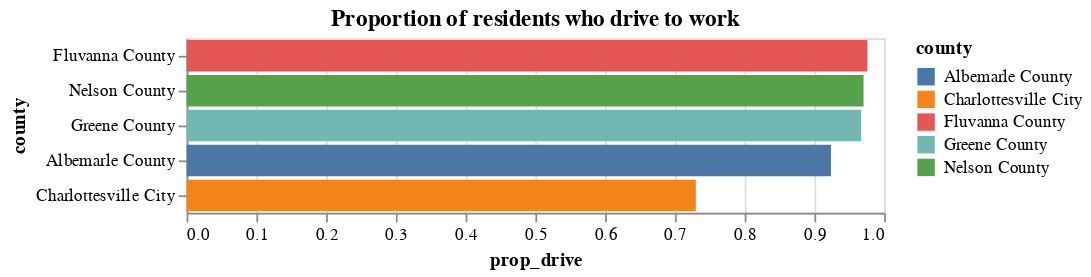

Source (notebook cell):
### Code cell
commute_mode_county_bar = commute_mode_county_wide.drop(labels="geometry", axis=1)
alt.Chart(commute_mode_county_bar[commute_mode_county_bar["county"].isin(CVILLE_MSA_COUNTIES.values())]).mark_bar().encode(
    y=alt.X("county:N", sort="-x"),
    x=alt.Y("prop_drive:Q"),
    color="county:N",
    tooltip="prop_drive:Q",
).properties(
    title="Proportion of residents who drive to work",
)

### Figure 1 — Vega-Lite specification as saved in the notebook (floating-point values rounded to 4 significant figures)
{"config": {"view": {"continuousWidth": 400, "continuousHeight": 300}}, "data": {"name": "data-8be8c0de91a83ad0fb11dbca8e3880df"}, "mark": "bar", "encoding": {"color": {"field": "county", "type": "nominal"}, "tooltip": {"field": "prop_drive", "type": "quantitative"}, "x": {"field": "prop_drive", "type": "quantitative"}, "y": {"field": "county", "sort": "-x", "type": "nominal"}}, "title": "Proportion of residents who drive to work", "$schema": "https://vega.github.io/schema/vega-lite/v4.17.0.json", "datasets": {"data-8be8c0de91a83ad0fb11dbca8e3880df": [{"name": "Albemarle County, Virginia", "B08006_001E": 52400.0, "B08006_002E": 44300.0, "B08006_017E": 4435.0, "county": "Albemarle County", "prop_drive": 0.9237}, {"name": "Charlottesville city, Virginia", "B08006_001E": 24740.0, "B08006_002E": 16800.0, "B08006_017E": 1737.0, "county": "Charlottesville City", "prop_drive": 0.73}, {"name": "Fluvanna County, Virginia", "B08006_001E": 12480.0, "B08006_002E": 11160.0, "B08006_017E": 1041.0, "county": "Fluvanna County", "prop_drive": 0.9759}, {"name": "Greene County, Virginia", "B08006_001E": 9853.0, "B08006_002E": 8863.0, "B08006_017E": 685.0, "county": "Greene County", "prop_drive": 0.9667}, {"name": "Nelson County, Virginia", "B08006_001E": 6769.0, "B08006_002E": 5797.0, "B08006_017E": 795.0, "county": "Nelson County", "prop_drive": 0.9704}]}}
